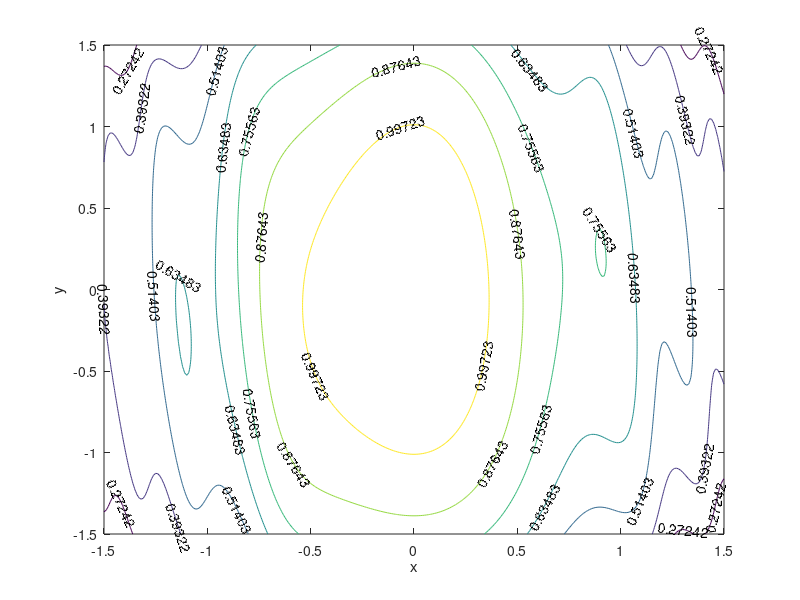

Recreate this plot in MATLAB.
clc, clear, close all 
[x y]=meshgrid(-1.5:0.01:1.5);
z=(-sin(x.^2.*y+5*x.^3)+sqrt(sin((x.^2).*y + 5.*x.^3).^2-4.*(5.*x.^2+4).*(-5+x.^2+y.^2)))./(2.*(5.*x.^2+4));
contour(x,y,z,7, 'ShowText', 'on'); 
xlabel('x')
ylabel('y') 